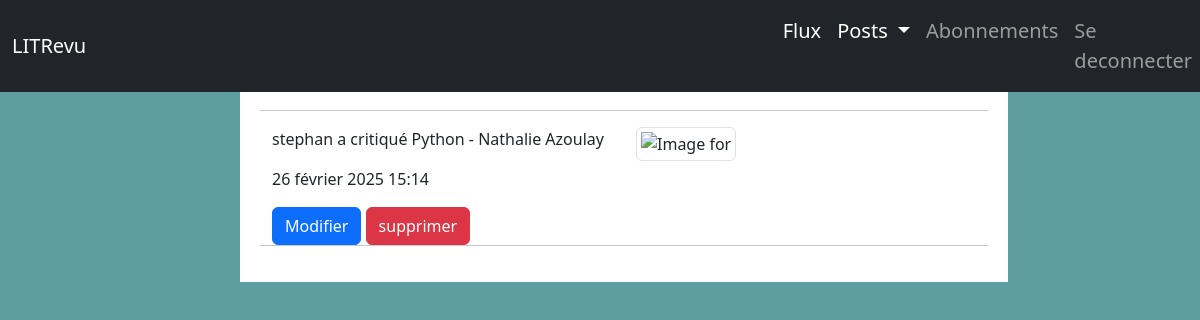
The page /reviews/2/ (signed in) on the database its author committed.
### blog/models.py (models this page shows, shortened)
class Review(models.Model):
    ticket = models.ForeignKey(to=Ticket, on_delete=models.CASCADE)
    rating = models.PositiveSmallIntegerField(
        validators=[MinValueValidator(0), MaxValueValidator(5)])
    headline = models.CharField(max_length=128)
    body = models.CharField(max_length=8192, blank=True)
    user = models.ForeignKey(
        to=settings.AUTH_USER_MODEL, on_delete=models.CASCADE)
    time_created = models.DateTimeField(auto_now_add=True)

class Ticket(models.Model):
    image = models.ForeignKey(Photo,
                              null=True,
                              on_delete=models.SET_NULL,
                              blank=True)
    title = models.CharField(max_length=128)
    description = models.TextField(max_length=2048, blank=True)
    user = models.ForeignKey(settings.AUTH_USER_MODEL,
                             on_delete=models.CASCADE
                             )
    time_created = models.DateTimeField(auto_now_add=True)
    def __str__(self):
        return self.title

### authentication/models.py (models this page shows)
class User(AbstractUser):
    pass

### blog/views.py (the view)
# urls.py: path('reviews/<int:pk>/', ReviewDetailView.as_view(), name='view_reviews'),
class ReviewDetailView(LoginRequiredMixin, DetailView):
    model = Review
    template_name = 'blog/review.html'
    context_object_name = "review"

### blog/templates/blog/review.html (shortened to what this page needs)
{% extends 'base.html' %}
{% block content %}
    <h1>Review</h1>
    <hr>
    <section class="container">
        <div class="row">
            <div class="col-md-6">
                <p>{{ review.user }} a critiqué {{ review.ticket }}</p>
                <p>{{ review.time_created }}</p>
            </div>
            <div class="col-md-6">
                <img src="{{ review.image.image.url }}" class="img-thumbnail" width="200" height="200" alt="Image for {{ review.title }}">
            </div>
        </div>
        <div class="row">
            <div class="col-md-12">
            <a class="btn btn-primary"  href="{% url 'review_edit' review.id %}">
                Modifier
            </a>
            <a class="btn btn-danger" type="dropdown-item" href="{% url 'review_delete' review.id %}">
                supprimer
            </a>
        </div>
            <hr>
        </div>
    </section>
{% endblock content %}

### static/css/styles.css (style rules this page uses)
* { margin: 0; padding: 0; box-sizing: border-box; }
body { width: 80%; margin-left: 20%; margin-right: 20%; }
h1 { text-align: center; }
.bg-image { background-color: cadetblue; }

### rows shown on the page
Review: user "stephan", ticket "Python - Nathalie Azoulay", time_created "26 février 2025 15:14"
